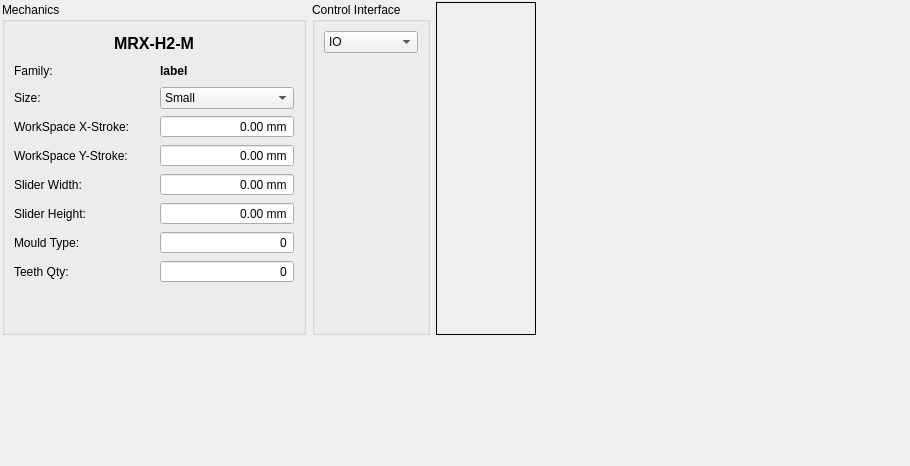
<?xml version="1.0" encoding="UTF-8"?>
<ui version="4.0">
 <class>H2Configuration</class>
 <widget class="QWidget" name="H2Configuration">
  <property name="geometry">
   <rect>
    <x>0</x>
    <y>0</y>
    <width>910</width>
    <height>466</height>
   </rect>
  </property>
  <property name="baseSize">
   <size>
    <width>0</width>
    <height>0</height>
   </size>
  </property>
  <property name="windowTitle">
   <string>Form</string>
  </property>
  <layout class="QGridLayout" name="gridLayout_2">
   <property name="leftMargin">
    <number>2</number>
   </property>
   <property name="topMargin">
    <number>2</number>
   </property>
   <property name="rightMargin">
    <number>2</number>
   </property>
   <property name="bottomMargin">
    <number>2</number>
   </property>
   <item row="0" column="2">
    <widget class="QLabel" name="label_picture">
     <property name="sizePolicy">
      <sizepolicy hsizetype="Preferred" vsizetype="Preferred">
       <horstretch>0</horstretch>
       <verstretch>0</verstretch>
      </sizepolicy>
     </property>
     <property name="minimumSize">
      <size>
       <width>100</width>
       <height>100</height>
      </size>
     </property>
     <property name="styleSheet">
      <string notr="true"/>
     </property>
     <property name="frameShape">
      <enum>QFrame::Box</enum>
     </property>
     <property name="text">
      <string/>
     </property>
     <property name="pixmap">
      <pixmap resource="../../res/res.qrc">:/res/image/h2configuration/size_bottom.png</pixmap>
     </property>
     <property name="scaledContents">
      <bool>false</bool>
     </property>
    </widget>
   </item>
   <item row="0" column="3">
    <spacer name="horizontalSpacer_2">
     <property name="orientation">
      <enum>Qt::Horizontal</enum>
     </property>
     <property name="sizeHint" stdset="0">
      <size>
       <width>40</width>
       <height>20</height>
      </size>
     </property>
    </spacer>
   </item>
   <item row="1" column="0">
    <spacer name="verticalSpacer">
     <property name="orientation">
      <enum>Qt::Vertical</enum>
     </property>
     <property name="sizeHint" stdset="0">
      <size>
       <width>20</width>
       <height>40</height>
      </size>
     </property>
    </spacer>
   </item>
   <item row="0" column="0">
    <widget class="QGroupBox" name="groupBox_3">
     <property name="minimumSize">
      <size>
       <width>304</width>
       <height>200</height>
      </size>
     </property>
     <property name="title">
      <string>Mechanics</string>
     </property>
     <layout class="QGridLayout" name="gridLayout_3">
      <property name="verticalSpacing">
       <number>6</number>
      </property>
      <item row="6" column="1">
       <widget class="QDoubleSpinBox" name="doubleSpinBox_sliderX">
        <property name="sizePolicy">
         <sizepolicy hsizetype="Minimum" vsizetype="Minimum">
          <horstretch>0</horstretch>
          <verstretch>0</verstretch>
         </sizepolicy>
        </property>
        <property name="minimumSize">
         <size>
          <width>120</width>
          <height>20</height>
         </size>
        </property>
        <property name="cursor">
         <cursorShape>IBeamCursor</cursorShape>
        </property>
        <property name="focusPolicy">
         <enum>Qt::ClickFocus</enum>
        </property>
        <property name="alignment">
         <set>Qt::AlignRight|Qt::AlignTrailing|Qt::AlignVCenter</set>
        </property>
        <property name="buttonSymbols">
         <enum>QAbstractSpinBox::NoButtons</enum>
        </property>
        <property name="specialValueText">
         <string notr="true"/>
        </property>
        <property name="suffix">
         <string> mm</string>
        </property>
        <property name="maximum">
         <double>100000.000000000000000</double>
        </property>
       </widget>
      </item>
      <item row="2" column="1">
       <widget class="QLabel" name="label_family">
        <property name="sizePolicy">
         <sizepolicy hsizetype="Minimum" vsizetype="Minimum">
          <horstretch>0</horstretch>
          <verstretch>0</verstretch>
         </sizepolicy>
        </property>
        <property name="minimumSize">
         <size>
          <width>120</width>
          <height>20</height>
         </size>
        </property>
        <property name="font">
         <font>
          <weight>75</weight>
          <bold>true</bold>
         </font>
        </property>
        <property name="text">
         <string notr="true">label</string>
        </property>
       </widget>
      </item>
      <item row="4" column="0">
       <widget class="QLabel" name="workSpaceStrokeXLabel">
        <property name="sizePolicy">
         <sizepolicy hsizetype="Minimum" vsizetype="Minimum">
          <horstretch>0</horstretch>
          <verstretch>0</verstretch>
         </sizepolicy>
        </property>
        <property name="minimumSize">
         <size>
          <width>140</width>
          <height>20</height>
         </size>
        </property>
        <property name="text">
         <string>WorkSpace X-Stroke:</string>
        </property>
       </widget>
      </item>
      <item row="2" column="0">
       <widget class="QLabel" name="label_falimy">
        <property name="sizePolicy">
         <sizepolicy hsizetype="Minimum" vsizetype="Minimum">
          <horstretch>0</horstretch>
          <verstretch>0</verstretch>
         </sizepolicy>
        </property>
        <property name="minimumSize">
         <size>
          <width>140</width>
          <height>20</height>
         </size>
        </property>
        <property name="text">
         <string>Family:</string>
        </property>
       </widget>
      </item>
      <item row="0" column="0" colspan="2">
       <widget class="QLabel" name="label_model">
        <property name="sizePolicy">
         <sizepolicy hsizetype="Preferred" vsizetype="Minimum">
          <horstretch>0</horstretch>
          <verstretch>0</verstretch>
         </sizepolicy>
        </property>
        <property name="minimumSize">
         <size>
          <width>0</width>
          <height>24</height>
         </size>
        </property>
        <property name="font">
         <font>
          <pointsize>12</pointsize>
          <weight>75</weight>
          <bold>true</bold>
         </font>
        </property>
        <property name="text">
         <string notr="true">MRX-H2-M</string>
        </property>
        <property name="alignment">
         <set>Qt::AlignCenter</set>
        </property>
       </widget>
      </item>
      <item row="5" column="0">
       <widget class="QLabel" name="workSpaceStrokeYLabel">
        <property name="sizePolicy">
         <sizepolicy hsizetype="Minimum" vsizetype="Minimum">
          <horstretch>0</horstretch>
          <verstretch>0</verstretch>
         </sizepolicy>
        </property>
        <property name="minimumSize">
         <size>
          <width>140</width>
          <height>20</height>
         </size>
        </property>
        <property name="text">
         <string>WorkSpace Y-Stroke:</string>
        </property>
       </widget>
      </item>
      <item row="3" column="0">
       <widget class="QLabel" name="sizeLabel">
        <property name="sizePolicy">
         <sizepolicy hsizetype="Minimum" vsizetype="Minimum">
          <horstretch>0</horstretch>
          <verstretch>0</verstretch>
         </sizepolicy>
        </property>
        <property name="minimumSize">
         <size>
          <width>140</width>
          <height>20</height>
         </size>
        </property>
        <property name="text">
         <string>Size:</string>
        </property>
       </widget>
      </item>
      <item row="10" column="0" colspan="2">
       <spacer name="verticalSpacer_2">
        <property name="orientation">
         <enum>Qt::Vertical</enum>
        </property>
        <property name="sizeHint" stdset="0">
         <size>
          <width>20</width>
          <height>40</height>
         </size>
        </property>
       </spacer>
      </item>
      <item row="7" column="1">
       <widget class="QDoubleSpinBox" name="doubleSpinBox_sliderY">
        <property name="sizePolicy">
         <sizepolicy hsizetype="Minimum" vsizetype="Minimum">
          <horstretch>0</horstretch>
          <verstretch>0</verstretch>
         </sizepolicy>
        </property>
        <property name="minimumSize">
         <size>
          <width>120</width>
          <height>20</height>
         </size>
        </property>
        <property name="cursor">
         <cursorShape>IBeamCursor</cursorShape>
        </property>
        <property name="focusPolicy">
         <enum>Qt::ClickFocus</enum>
        </property>
        <property name="alignment">
         <set>Qt::AlignRight|Qt::AlignTrailing|Qt::AlignVCenter</set>
        </property>
        <property name="buttonSymbols">
         <enum>QAbstractSpinBox::NoButtons</enum>
        </property>
        <property name="specialValueText">
         <string notr="true"/>
        </property>
        <property name="suffix">
         <string> mm</string>
        </property>
        <property name="maximum">
         <double>100000.000000000000000</double>
        </property>
       </widget>
      </item>
      <item row="8" column="1">
       <widget class="QDoubleSpinBox" name="doubleSpinBox_mouldType">
        <property name="sizePolicy">
         <sizepolicy hsizetype="Minimum" vsizetype="Minimum">
          <horstretch>0</horstretch>
          <verstretch>0</verstretch>
         </sizepolicy>
        </property>
        <property name="minimumSize">
         <size>
          <width>120</width>
          <height>20</height>
         </size>
        </property>
        <property name="cursor">
         <cursorShape>IBeamCursor</cursorShape>
        </property>
        <property name="focusPolicy">
         <enum>Qt::ClickFocus</enum>
        </property>
        <property name="alignment">
         <set>Qt::AlignRight|Qt::AlignTrailing|Qt::AlignVCenter</set>
        </property>
        <property name="buttonSymbols">
         <enum>QAbstractSpinBox::NoButtons</enum>
        </property>
        <property name="specialValueText">
         <string notr="true"/>
        </property>
        <property name="suffix">
         <string/>
        </property>
        <property name="decimals">
         <number>0</number>
        </property>
        <property name="maximum">
         <double>100000.000000000000000</double>
        </property>
       </widget>
      </item>
      <item row="9" column="1">
       <widget class="QDoubleSpinBox" name="doubleSpinBox_teethQty">
        <property name="sizePolicy">
         <sizepolicy hsizetype="Minimum" vsizetype="Minimum">
          <horstretch>0</horstretch>
          <verstretch>0</verstretch>
         </sizepolicy>
        </property>
        <property name="minimumSize">
         <size>
          <width>120</width>
          <height>20</height>
         </size>
        </property>
        <property name="cursor">
         <cursorShape>IBeamCursor</cursorShape>
        </property>
        <property name="focusPolicy">
         <enum>Qt::ClickFocus</enum>
        </property>
        <property name="alignment">
         <set>Qt::AlignRight|Qt::AlignTrailing|Qt::AlignVCenter</set>
        </property>
        <property name="buttonSymbols">
         <enum>QAbstractSpinBox::NoButtons</enum>
        </property>
        <property name="specialValueText">
         <string notr="true"/>
        </property>
        <property name="suffix">
         <string/>
        </property>
        <property name="decimals">
         <number>0</number>
        </property>
        <property name="maximum">
         <double>100000.000000000000000</double>
        </property>
       </widget>
      </item>
      <item row="6" column="0">
       <widget class="QLabel" name="label_sliderX">
        <property name="sizePolicy">
         <sizepolicy hsizetype="Minimum" vsizetype="Minimum">
          <horstretch>0</horstretch>
          <verstretch>0</verstretch>
         </sizepolicy>
        </property>
        <property name="minimumSize">
         <size>
          <width>140</width>
          <height>20</height>
         </size>
        </property>
        <property name="text">
         <string>Slider Width:</string>
        </property>
       </widget>
      </item>
      <item row="7" column="0">
       <widget class="QLabel" name="label_sliderY">
        <property name="sizePolicy">
         <sizepolicy hsizetype="Minimum" vsizetype="Minimum">
          <horstretch>0</horstretch>
          <verstretch>0</verstretch>
         </sizepolicy>
        </property>
        <property name="minimumSize">
         <size>
          <width>140</width>
          <height>20</height>
         </size>
        </property>
        <property name="text">
         <string>Slider Height:</string>
        </property>
       </widget>
      </item>
      <item row="8" column="0">
       <widget class="QLabel" name="label_mouldtype">
        <property name="sizePolicy">
         <sizepolicy hsizetype="Minimum" vsizetype="Minimum">
          <horstretch>0</horstretch>
          <verstretch>0</verstretch>
         </sizepolicy>
        </property>
        <property name="minimumSize">
         <size>
          <width>140</width>
          <height>20</height>
         </size>
        </property>
        <property name="text">
         <string>Mould Type:</string>
        </property>
       </widget>
      </item>
      <item row="9" column="0">
       <widget class="QLabel" name="label_teethqty">
        <property name="sizePolicy">
         <sizepolicy hsizetype="Minimum" vsizetype="Minimum">
          <horstretch>0</horstretch>
          <verstretch>0</verstretch>
         </sizepolicy>
        </property>
        <property name="minimumSize">
         <size>
          <width>140</width>
          <height>20</height>
         </size>
        </property>
        <property name="text">
         <string>Teeth Qty:</string>
        </property>
       </widget>
      </item>
      <item row="5" column="1">
       <widget class="QDoubleSpinBox" name="doubleSpinBox_Y">
        <property name="sizePolicy">
         <sizepolicy hsizetype="Minimum" vsizetype="Minimum">
          <horstretch>0</horstretch>
          <verstretch>0</verstretch>
         </sizepolicy>
        </property>
        <property name="minimumSize">
         <size>
          <width>120</width>
          <height>20</height>
         </size>
        </property>
        <property name="maximumSize">
         <size>
          <width>16777215</width>
          <height>16777215</height>
         </size>
        </property>
        <property name="cursor">
         <cursorShape>IBeamCursor</cursorShape>
        </property>
        <property name="focusPolicy">
         <enum>Qt::ClickFocus</enum>
        </property>
        <property name="inputMethodHints">
         <set>Qt::ImhFormattedNumbersOnly</set>
        </property>
        <property name="alignment">
         <set>Qt::AlignRight|Qt::AlignTrailing|Qt::AlignVCenter</set>
        </property>
        <property name="buttonSymbols">
         <enum>QAbstractSpinBox::NoButtons</enum>
        </property>
        <property name="specialValueText">
         <string notr="true"/>
        </property>
        <property name="showGroupSeparator" stdset="0">
         <bool>false</bool>
        </property>
        <property name="suffix">
         <string> mm</string>
        </property>
        <property name="maximum">
         <double>100000.000000000000000</double>
        </property>
       </widget>
      </item>
      <item row="4" column="1">
       <widget class="QDoubleSpinBox" name="doubleSpinBox_X">
        <property name="sizePolicy">
         <sizepolicy hsizetype="Minimum" vsizetype="Minimum">
          <horstretch>0</horstretch>
          <verstretch>0</verstretch>
         </sizepolicy>
        </property>
        <property name="minimumSize">
         <size>
          <width>120</width>
          <height>20</height>
         </size>
        </property>
        <property name="maximumSize">
         <size>
          <width>16777215</width>
          <height>16777215</height>
         </size>
        </property>
        <property name="cursor">
         <cursorShape>IBeamCursor</cursorShape>
        </property>
        <property name="focusPolicy">
         <enum>Qt::ClickFocus</enum>
        </property>
        <property name="inputMethodHints">
         <set>Qt::ImhFormattedNumbersOnly</set>
        </property>
        <property name="alignment">
         <set>Qt::AlignRight|Qt::AlignTrailing|Qt::AlignVCenter</set>
        </property>
        <property name="buttonSymbols">
         <enum>QAbstractSpinBox::NoButtons</enum>
        </property>
        <property name="specialValueText">
         <string notr="true"/>
        </property>
        <property name="suffix">
         <string> mm</string>
        </property>
        <property name="maximum">
         <double>100000.000000000000000</double>
        </property>
       </widget>
      </item>
      <item row="3" column="1">
       <widget class="QComboBox" name="sizeComboBox">
        <property name="sizePolicy">
         <sizepolicy hsizetype="Minimum" vsizetype="Minimum">
          <horstretch>0</horstretch>
          <verstretch>0</verstretch>
         </sizepolicy>
        </property>
        <property name="minimumSize">
         <size>
          <width>120</width>
          <height>20</height>
         </size>
        </property>
        <property name="maximumSize">
         <size>
          <width>16777215</width>
          <height>16777215</height>
         </size>
        </property>
        <property name="focusPolicy">
         <enum>Qt::ClickFocus</enum>
        </property>
        <property name="toolTip">
         <string>Select Size Of Current MRX-H2</string>
        </property>
        <property name="editable">
         <bool>false</bool>
        </property>
        <property name="iconSize">
         <size>
          <width>16</width>
          <height>16</height>
         </size>
        </property>
        <item>
         <property name="text">
          <string>Small</string>
         </property>
        </item>
        <item>
         <property name="text">
          <string>Middle</string>
         </property>
        </item>
        <item>
         <property name="text">
          <string>Big</string>
         </property>
        </item>
        <item>
         <property name="text">
          <string>Customized</string>
         </property>
        </item>
       </widget>
      </item>
     </layout>
    </widget>
   </item>
   <item row="0" column="1">
    <widget class="QGroupBox" name="groupBox">
     <property name="title">
      <string>Control Interface</string>
     </property>
     <layout class="QVBoxLayout" name="verticalLayout">
      <item>
       <widget class="QComboBox" name="comboBox_control">
        <item>
         <property name="text">
          <string>IO</string>
         </property>
        </item>
        <item>
         <property name="text">
          <string>CVE</string>
         </property>
        </item>
       </widget>
      </item>
      <item>
       <widget class="QLabel" name="label_control">
        <property name="text">
         <string/>
        </property>
        <property name="pixmap">
         <pixmap resource="../../res/res.qrc">:/res/image/h2configuration/IO.png</pixmap>
        </property>
       </widget>
      </item>
     </layout>
    </widget>
   </item>
  </layout>
 </widget>
 <resources>
  <include location="../../res/res.qrc"/>
 </resources>
 <connections/>
</ui>
